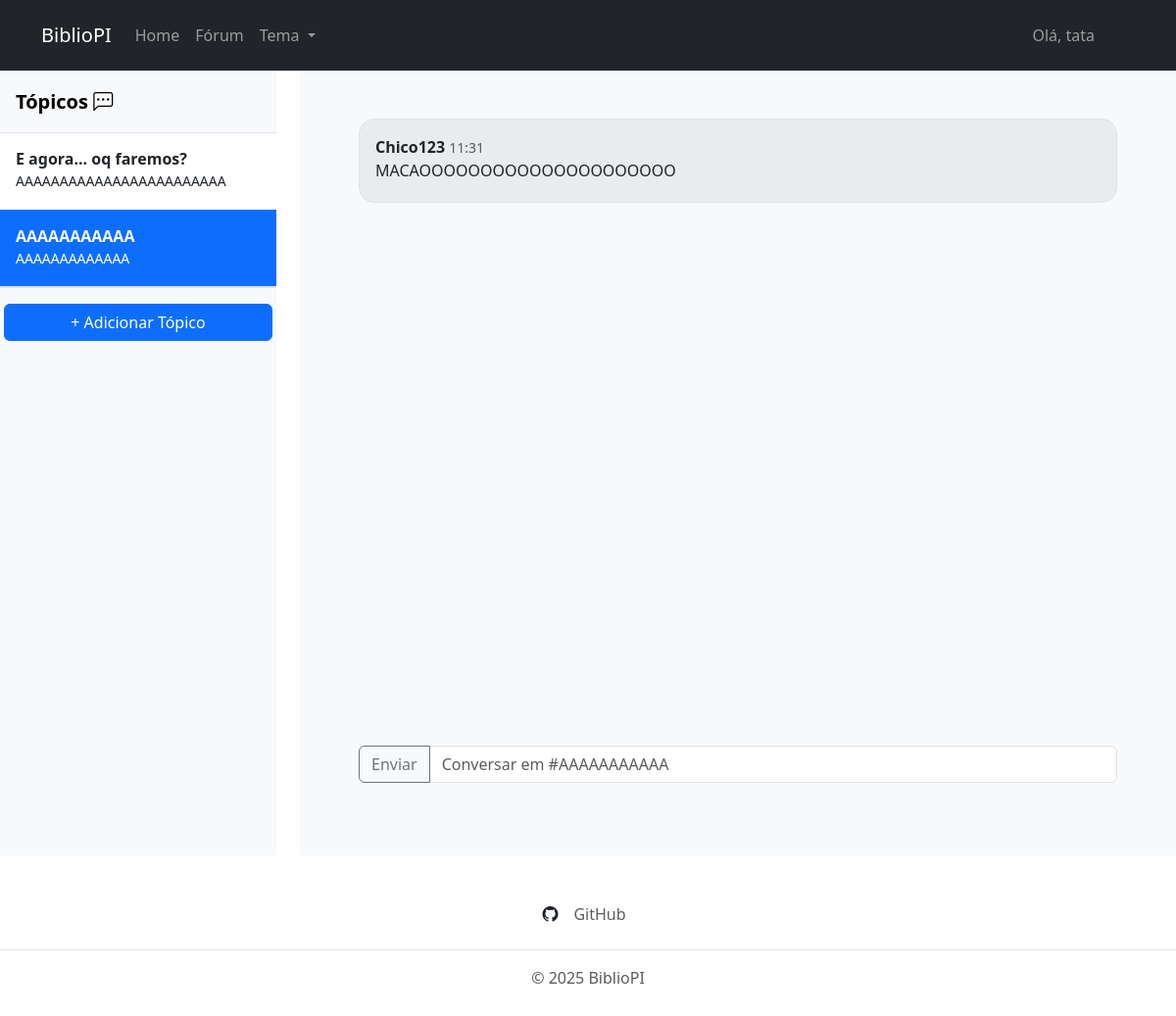
Page /forum/8/ (signed in) on the committed database.
### app/models.py (models this page shows, shortened)
class Topico(models.Model):
    nome = models.CharField(max_length=200, verbose_name="Nome do post")
    desc = models.CharField(max_length=200, verbose_name="Descrição do post")
    usuario = models.ForeignKey(User, on_delete=models.CASCADE, null=True, blank=True)
    class Meta:
        verbose_name = "Topico"
        verbose_name_plural = "Topicos"

class Mensagem(models.Model):
    topico = models.ForeignKey(Topico, on_delete=models.CASCADE)
    usuario = models.ForeignKey(User, on_delete=models.CASCADE)
    texto = models.CharField(max_length=600, verbose_name="Nome do post")
    criado_em = models.DateTimeField(auto_now_add=True)
    class Meta:
        verbose_name = "Mensagem"
        verbose_name_plural = "Mensagens"

### app/views.py (the view, shortened to what this page needs)
# urls.py: path('forum/', ForumView.as_view(), name='forumLista'),
class ForumView(View):
    def get(self, request, topico_id=None):
        topicos = Topico.objects.all()
        if topico_id is None:
            return render(request, "forum.html", {
                "topicos": topicos,
                "topico": None,
                "mensagens": None
            })
        topico = get_object_or_404(Topico, id=topico_id)
        mensagens = Mensagem.objects.filter(topico=topico).order_by("criado_em")
        return render(request, "forum.html", {
            "topicos": topicos,
            "topico": topico,
            "mensagens": mensagens
        })

### app/templates/forum.html (shortened to what this page needs)
{% extends "base.html" %}
{% block content %}
<div class="row">
    <div class="col-3">
        <div class="flex-column align-items-stretch flex-shrink-0 bg-body-tertiary"
            style="height: 100vh; overflow-y: auto; overflow-x: hidden;">
            <a href="/"
                class="d-flex align-items-center flex-shrink-0 p-3 link-body-emphasis text-decoration-none border-bottom">
                <span class="fs-5 fw-semibold">Tópicos <i class="bi bi-chat-left-dots"></i></span>
            </a>
            <div class="list-group list-group-flush border-bottom scrollarea" id="lista-topicos">
                {% for topico in topicos %}
                <a href="{% url 'forum' topico.id %}" class="list-group-item list-group-item-action py-3 lh-sm">
                    <div class="d-flex w-100 align-items-center justify-content-between">
                        <p class="fw-semibold mb-1">{{ topico.nome }}</p>
                    </div>
                    <div class="col-12 mb-1 small">
                        <p class="mb-1">{{ topico.desc }}</p>
                    </div>
                </a>
                {% endfor %}
            </div>
            <div class="row border-top">
                <div class="col-12 p-3">
                    {% if user.is_authenticated %}
                    <button type="button" class="btn btn-primary w-100" data-bs-toggle="modal"
                        data-bs-target="#modalNovoTopico">
                        + Adicionar Tópico
                    </button>
                    {% else %}
                    <button type="button" class="btn btn-secondary w-100" disabled>
                        Login necessário
                    </button>
                    {% endif %}
                </div>
            </div>
        </div>
    </div>
    <div class="col-9">
        {% if topico %}
        {% include "chat.html" %}
        {% else %}
        <div class="container p-5">
            <div class="alert alert-warning" role="alert">
                Escolha um tópico
            </div>
        </div>
        {% endif %}
    </div>
</div>
{% endblock %}

### app/templates/partials/header.html (shortened to what this page needs)
{% load static %}
<head>
  <link href="https://cdn.jsdelivr.net/npm/bootstrap@5.3.8/dist/css/bootstrap.min.css" rel="stylesheet"
>
  <link rel="stylesheet" href="https://cdn.jsdelivr.net/npm/bootstrap-icons@1.11.3/font/bootstrap-icons.min.css">
</head>
<header class="border-bottom">
  <nav class="navbar navbar-expand-lg navbar-dark bg-dark p-3">
    <div class="container">
      <a class="navbar-brand" href="#">BiblioPI</a>
      <div class="collapse navbar-collapse" id="navbarNavDropdown">
        <ul class="navbar-nav me-auto mb-2 mb-lg-0">
          <li class="nav-item">
            <a class="nav-link" href="/">Home</a>
          </li>
          <li class="nav-item">
            <a class="nav-link" href="/forum/">Fórum</a>
          </li>
          <li class="nav-item dropdown">
            <a class="nav-link dropdown-toggle" href="#" role="button" data-bs-toggle="dropdown" aria-expanded="false">
              Tema
            </a>
          </li>
        </ul>
        <div class="btn-group">
          {% if user.is_authenticated %}
          <ul class="navbar-nav">
            <li class="nav-item">
              <a class="nav-link">Olá, {{ user.username }}</a>
            </li>
          </ul>
          {% else %}
          <ul class="navbar-nav">
            <li class="nav-item">
              <a class="nav-link">Visitante</a>
            </li>
          </ul>
          {% endif %}
          <button type="button" class="btn dropdown-toggle" data-bs-toggle="dropdown" aria-expanded="false"></button>
        </div>
      </div>
    </div>
  </nav>
</header>

### app/templates/chat.html (shortened to what this page needs)
<div class="container p-5 bg-body-tertiary" style="min-height: 100vh;">
    <div class="container overflow-y-auto" style="height: 80vh;">
        {% for mensagem in mensagens %}
        <div class="bg-body-secondary flex-column border rounded-4 mb-3 p-3 msg">
            <strong>{{ mensagem.usuario.username }}</strong>
            <small class="text-muted">{{ mensagem.criado_em|date:"H:i" }}</small>
            <p class="mb-1">{{ mensagem.texto }}</p>
        </div>
        {% empty %}
        <div class="alert alert-warning" role="alert">
            Esse forum ainda não tem mensagens, seja o primeiro!
        </div>
        {% endfor %}
    </div>
    <div class="container">
        {% if user.is_authenticated %}
        <form method="POST">
            <div class="input-group mb-3">
                <button class="btn btn-outline-secondary" type="submit">Enviar</button>
                <input name="texto" type="text" class="form-control" placeholder='Conversar em #{{ topico.nome }}'
                    required">
            </div>
        </form>
        {% endif %}
    </div>
</div>

### app/templates/forum.html (style rules this page uses)
html { overflow-x: hidden; }

### app/templates/chat.html (style rules this page uses)
.msg { transition: 0.2s ease; }

### rows in the picture
Topico: nome "E agora... oq faremos?", desc "AAAAAAAAAAAAAAAAAAAAAAAA"
Topico: nome "AAAAAAAAAAA", desc "AAAAAAAAAAAAA", texto "Conversar em #AAAAAAAAAAA"
Mensagem: usuario.username "Chico123", criado_em "11:31", texto "MACAOOOOOOOOOOOOOOOOOOOOO"

### other values in the picture
{{ user.username }} "tata"
